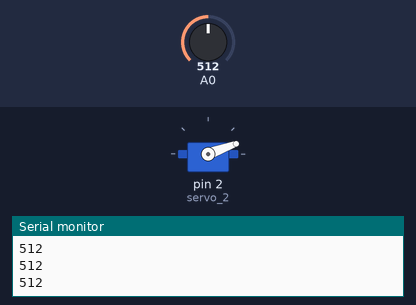
The sketch below on a simulated Arduino Uno, built with avr-gcc and run on an emulated ATmega328P. Shown: servo, the last lines printed to the serial monitor. The inputs (shaded band) are chosen by the test bench; at power-on: A0 = 512.

Above: at 1.2 s.
1.3 s: A0 set to 805
2.8 s: A0 set to 826
At 4.0 s:
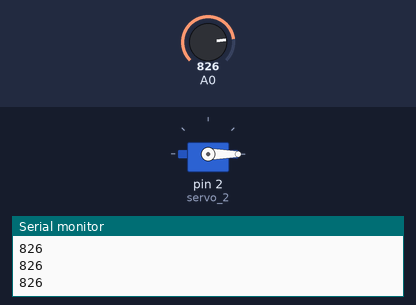
4.3 s: A0 set to 716
At 5.1 s:
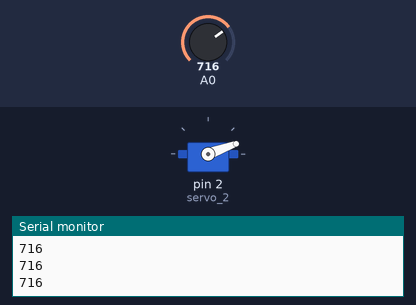
5.8 s: A0 set to 825
At 6.4 s:
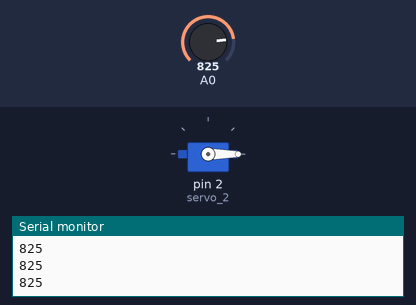
Timing chart, 0 to 8.3 s (numbered marks = the images above; inputs shaded):
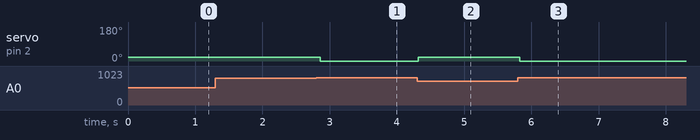

Measured:
- the behaviour switches between 814 and 815 on A0 (found by bisection; images 0 and 1)
- after the input at 2.8 s, servo on pin 2 (servo_2): 20° → 0° after 0.06 s
- after the input at 4.3 s, servo on pin 2 (servo_2): 0° → 20° at once
- after the input at 5.8 s, servo on pin 2 (servo_2): 20° → 0° at once

The sketch:

sketch_feb26a.ino
```cpp
// Lê a biblioteca do servomotor
#include <Servo.h>

// Define o nome do swervomotor
Servo servo_2;

void setup()
{
  // Define o pino analógico A0 como entrada
  pinMode(A0, INPUT);

  // Inicia o monitor serial para que a gente possa ver o que o LDR está lendo.
  Serial.begin(9600);

  // Liga o servo no pino 2 digital
  servo_2.attach(2);

  // Coloca o servo na posição inicial (0 grau)
  servo_2.write(0);

}

void loop()
{
  // Imprime no monitor serial o valor lido pelo LDR
  Serial.println(analogRead(A0));

  // Se o valor lido estiver abaixo de certo valor...
  if (analogRead(A0) < 815) {

    // Mova o servomotor 20 graus.
    servo_2.write(20);

    // Espere um tempo
    delay(150);

  // Caso contrário (se o valor lido estiver alto)...
  } else {

          //Coloque o swervomotor na posição inicial.
          servo_2.write(0);

          // Espere um tempo.
          delay(50);
  }
}
```
